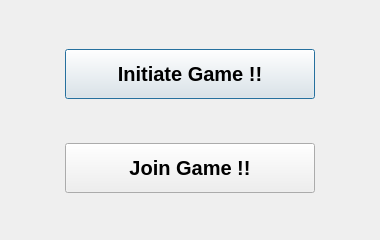
<?xml version="1.0" encoding="UTF-8"?>
<ui version="4.0">
 <class>initialDialog</class>
 <widget class="QDialog" name="initialDialog">
  <property name="geometry">
   <rect>
    <x>0</x>
    <y>0</y>
    <width>380</width>
    <height>240</height>
   </rect>
  </property>
  <property name="minimumSize">
   <size>
    <width>380</width>
    <height>240</height>
   </size>
  </property>
  <property name="maximumSize">
   <size>
    <width>380</width>
    <height>240</height>
   </size>
  </property>
  <property name="windowTitle">
   <string>Dialog</string>
  </property>
  <layout class="QGridLayout" name="gridLayout">
   <item row="0" column="0">
    <layout class="QVBoxLayout" name="verticalLayout_4">
     <item>
      <layout class="QVBoxLayout" name="verticalLayout_3">
       <item>
        <spacer name="verticalSpacer_2">
         <property name="orientation">
          <enum>Qt::Vertical</enum>
         </property>
         <property name="sizeHint" stdset="0">
          <size>
           <width>20</width>
           <height>40</height>
          </size>
         </property>
        </spacer>
       </item>
       <item>
        <layout class="QVBoxLayout" name="verticalLayout_2">
         <item>
          <layout class="QVBoxLayout" name="verticalLayout">
           <item>
            <layout class="QHBoxLayout" name="horizontalLayout">
             <item>
              <spacer name="horizontalSpacer">
               <property name="orientation">
                <enum>Qt::Horizontal</enum>
               </property>
               <property name="sizeHint" stdset="0">
                <size>
                 <width>40</width>
                 <height>20</height>
                </size>
               </property>
              </spacer>
             </item>
             <item>
              <widget class="QPushButton" name="initiateGame">
               <property name="minimumSize">
                <size>
                 <width>250</width>
                 <height>50</height>
                </size>
               </property>
               <property name="maximumSize">
                <size>
                 <width>100</width>
                 <height>50</height>
                </size>
               </property>
               <property name="font">
                <font>
                 <pointsize>15</pointsize>
                 <weight>75</weight>
                 <bold>true</bold>
                </font>
               </property>
               <property name="text">
                <string>Initiate Game !!</string>
               </property>
              </widget>
             </item>
             <item>
              <spacer name="horizontalSpacer_4">
               <property name="orientation">
                <enum>Qt::Horizontal</enum>
               </property>
               <property name="sizeHint" stdset="0">
                <size>
                 <width>40</width>
                 <height>20</height>
                </size>
               </property>
              </spacer>
             </item>
            </layout>
           </item>
           <item>
            <spacer name="verticalSpacer">
             <property name="orientation">
              <enum>Qt::Vertical</enum>
             </property>
             <property name="sizeHint" stdset="0">
              <size>
               <width>20</width>
               <height>40</height>
              </size>
             </property>
            </spacer>
           </item>
          </layout>
         </item>
         <item>
          <layout class="QHBoxLayout" name="horizontalLayout_2">
           <item>
            <spacer name="horizontalSpacer_3">
             <property name="orientation">
              <enum>Qt::Horizontal</enum>
             </property>
             <property name="sizeHint" stdset="0">
              <size>
               <width>40</width>
               <height>20</height>
              </size>
             </property>
            </spacer>
           </item>
           <item>
            <widget class="QPushButton" name="joinGame">
             <property name="minimumSize">
              <size>
               <width>250</width>
               <height>50</height>
              </size>
             </property>
             <property name="maximumSize">
              <size>
               <width>250</width>
               <height>50</height>
              </size>
             </property>
             <property name="font">
              <font>
               <pointsize>15</pointsize>
               <weight>75</weight>
               <bold>true</bold>
              </font>
             </property>
             <property name="text">
              <string>Join Game !!</string>
             </property>
            </widget>
           </item>
           <item>
            <spacer name="horizontalSpacer_2">
             <property name="orientation">
              <enum>Qt::Horizontal</enum>
             </property>
             <property name="sizeHint" stdset="0">
              <size>
               <width>40</width>
               <height>20</height>
              </size>
             </property>
            </spacer>
           </item>
          </layout>
         </item>
        </layout>
       </item>
      </layout>
     </item>
     <item>
      <spacer name="verticalSpacer_3">
       <property name="orientation">
        <enum>Qt::Vertical</enum>
       </property>
       <property name="sizeHint" stdset="0">
        <size>
         <width>20</width>
         <height>40</height>
        </size>
       </property>
      </spacer>
     </item>
    </layout>
   </item>
  </layout>
 </widget>
 <resources/>
 <connections/>
</ui>
